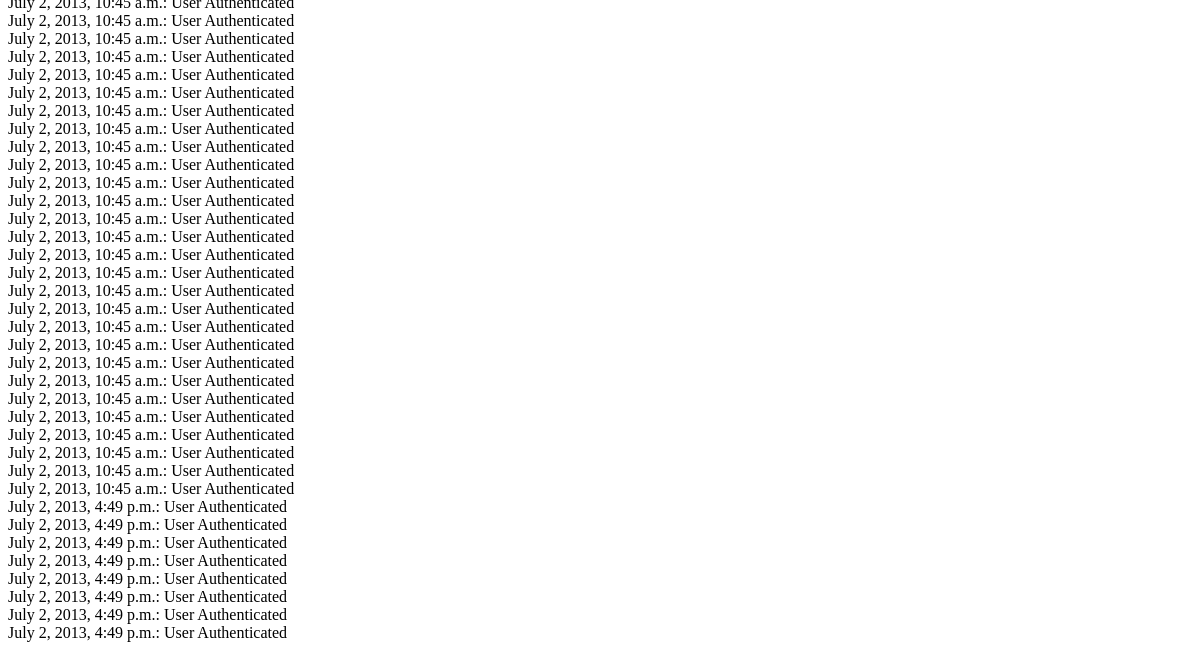
The page /getLogs/ (signed in, lower part) on the database as committed earlier.
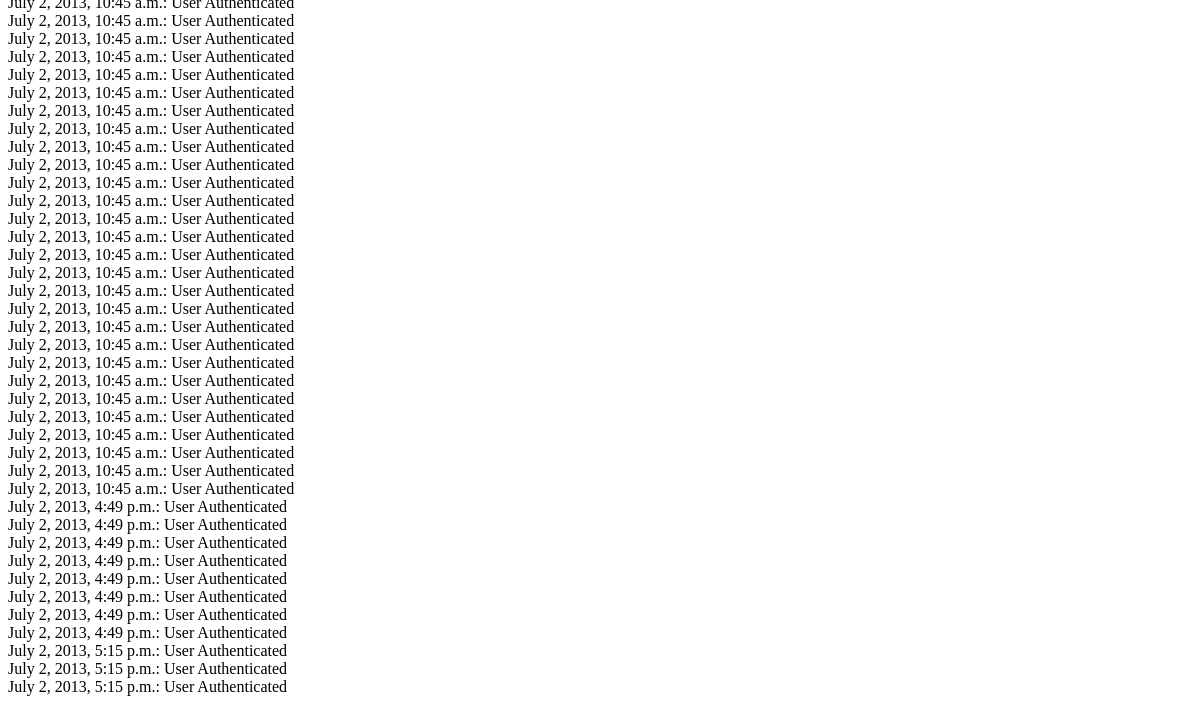
The same page on the database as committed later.
### website/models.py (models this page shows)
class Log(models.Model):
    user = models.ForeignKey(User)
    record = models.CharField(max_length=1000)
    date = models.DateTimeField(default=timezone.now())

### website/views.py (the view)
# urls.py: url(r'^getLogs/$', 'website.views.getLogs'),
def getLogs(request):
    logs = request.user.log_set.all().order_by('date')
    context = {'logs': logs}
    return render(request, 'users/logs.html', context)

### website/templates/users/logs.html (shortened to what this page needs)
{% for log in logs %}
    {{ log.date }}:
    {{ log.record }}
{% endfor %}

Rows that differ between the two databases and show on the page:
added Log: date "July 2, 2013, 5:15 p.m.", record "User Authenticated"
added Log: date "July 2, 2013, 5:15 p.m.", record "User Authenticated"
added Log: date "July 2, 2013, 5:15 p.m.", record "User Authenticated"
